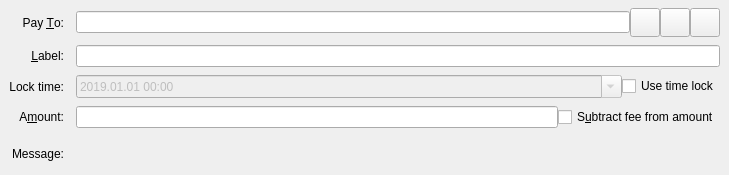
<?xml version="1.0" encoding="UTF-8"?>
<ui version="4.0">
 <class>SendCoinsEntry</class>
 <widget class="QStackedWidget" name="SendCoinsEntry">
  <property name="geometry">
   <rect>
    <x>0</x>
    <y>0</y>
    <width>729</width>
    <height>175</height>
   </rect>
  </property>
  <property name="focusPolicy">
   <enum>Qt::TabFocus</enum>
  </property>
  <property name="autoFillBackground">
   <bool>false</bool>
  </property>
  <widget class="QFrame" name="SendCoins">
   <property name="toolTip">
    <string>This is a normal payment.</string>
   </property>
   <property name="frameShape">
    <enum>QFrame::NoFrame</enum>
   </property>
   <layout class="QGridLayout" name="gridLayout">
    <property name="topMargin">
     <number>8</number>
    </property>
    <property name="bottomMargin">
     <number>4</number>
    </property>
    <property name="horizontalSpacing">
     <number>12</number>
    </property>
    <property name="verticalSpacing">
     <number>8</number>
    </property>
    <item row="3" column="0">
     <widget class="QLabel" name="amountLabel">
      <property name="text">
       <string>A&amp;mount:</string>
      </property>
      <property name="alignment">
       <set>Qt::AlignRight|Qt::AlignTrailing|Qt::AlignVCenter</set>
      </property>
      <property name="buddy">
       <cstring>payAmount</cstring>
      </property>
     </widget>
    </item>
    <item row="4" column="0">
     <widget class="QLabel" name="messageLabel">
      <property name="text">
       <string>Message:</string>
      </property>
      <property name="alignment">
       <set>Qt::AlignRight|Qt::AlignTrailing|Qt::AlignVCenter</set>
      </property>
     </widget>
    </item>
    <item row="2" column="0">
     <widget class="QLabel" name="lockTimeLabel">
      <property name="text">
       <string>Lock time:</string>
      </property>
      <property name="alignment">
       <set>Qt::AlignRight|Qt::AlignTrailing|Qt::AlignVCenter</set>
      </property>
      <property name="buddy">
       <cstring>coinLockTimeLabel</cstring>
      </property>
     </widget>
    </item>
    <item row="0" column="0">
     <widget class="QLabel" name="payToLabel">
      <property name="text">
       <string>Pay &amp;To:</string>
      </property>
      <property name="alignment">
       <set>Qt::AlignRight|Qt::AlignTrailing|Qt::AlignVCenter</set>
      </property>
      <property name="buddy">
       <cstring>payTo</cstring>
      </property>
     </widget>
    </item>
    <item row="4" column="2">
     <widget class="QLabel" name="messageTextLabel">
      <property name="toolTip">
       <string>A message that was attached to the alphacon: URI which will be stored with the transaction for your reference. Note: This message will not be sent over the Alphacon network.</string>
      </property>
      <property name="textFormat">
       <enum>Qt::PlainText</enum>
      </property>
     </widget>
    </item>
    <item row="1" column="2">
     <widget class="QLineEdit" name="addAsLabel">
      <property name="toolTip">
       <string>Enter a label for this address to add it to the list of used addresses</string>
      </property>
     </widget>
    </item>
    <item row="1" column="0">
     <widget class="QLabel" name="labellLabel">
      <property name="text">
       <string>&amp;Label:</string>
      </property>
      <property name="alignment">
       <set>Qt::AlignRight|Qt::AlignTrailing|Qt::AlignVCenter</set>
      </property>
      <property name="buddy">
       <cstring>addAsLabel</cstring>
      </property>
     </widget>
    </item>
    <item row="0" column="2">
     <layout class="QHBoxLayout" name="payToLayout">
      <property name="spacing">
       <number>0</number>
      </property>
      <item>
       <widget class="QValidatedLineEdit" name="payTo">
        <property name="toolTip">
         <string>The Alphacon address to send the payment to</string>
        </property>
       </widget>
      </item>
      <item>
       <widget class="QToolButton" name="addressBookButton">
        <property name="toolTip">
         <string>Choose previously used address</string>
        </property>
        <property name="text">
         <string/>
        </property>
        <property name="icon">
         <iconset resource="../alphacon.qrc">
          <normaloff>:/icons/address-book</normaloff>:/icons/address-book</iconset>
        </property>
        <property name="iconSize">
         <size>
          <width>22</width>
          <height>22</height>
         </size>
        </property>
        <property name="shortcut">
         <string>Alt+A</string>
        </property>
       </widget>
      </item>
      <item>
       <widget class="QToolButton" name="pasteButton">
        <property name="toolTip">
         <string>Paste address from clipboard</string>
        </property>
        <property name="text">
         <string/>
        </property>
        <property name="icon">
         <iconset resource="../alphacon.qrc">
          <normaloff>:/icons/editpaste</normaloff>:/icons/editpaste</iconset>
        </property>
        <property name="iconSize">
         <size>
          <width>22</width>
          <height>22</height>
         </size>
        </property>
        <property name="shortcut">
         <string>Alt+P</string>
        </property>
       </widget>
      </item>
      <item>
       <widget class="QToolButton" name="deleteButton">
        <property name="toolTip">
         <string>Remove this entry</string>
        </property>
        <property name="text">
         <string/>
        </property>
        <property name="icon">
         <iconset resource="../alphacon.qrc">
          <normaloff>:/icons/remove</normaloff>:/icons/remove</iconset>
        </property>
        <property name="iconSize">
         <size>
          <width>22</width>
          <height>22</height>
         </size>
        </property>
       </widget>
      </item>
     </layout>
    </item>
    <item row="3" column="2">
     <layout class="QHBoxLayout" name="horizontalLayoutAmount" stretch="0,0">
      <item>
       <widget class="AlphaconAmountField" name="payAmount"/>
      </item>
      <item>
       <widget class="QCheckBox" name="checkboxSubtractFeeFromAmount">
        <property name="toolTip">
         <string>The fee will be deducted from the amount being sent. The recipient will receive less alphacons than you enter in the amount field. If multiple recipients are selected, the fee is split equally.</string>
        </property>
        <property name="text">
         <string>S&amp;ubtract fee from amount</string>
        </property>
       </widget>
      </item>
     </layout>
    </item>
    <item row="2" column="2">
     <layout class="QHBoxLayout" name="horizontalLayout_9">
      <item>
       <widget class="QDateTimeEdit" name="coinLockTime">
        <property name="enabled">
         <bool>false</bool>
        </property>
        <property name="sizePolicy">
         <sizepolicy hsizetype="Expanding" vsizetype="Fixed">
          <horstretch>0</horstretch>
          <verstretch>0</verstretch>
         </sizepolicy>
        </property>
        <property name="dateTime">
         <datetime>
          <hour>0</hour>
          <minute>0</minute>
          <second>0</second>
          <year>2019</year>
          <month>1</month>
          <day>1</day>
         </datetime>
        </property>
        <property name="minimumDateTime">
         <datetime>
          <hour>0</hour>
          <minute>0</minute>
          <second>0</second>
          <year>1819</year>
          <month>1</month>
          <day>1</day>
         </datetime>
        </property>
        <property name="currentSection">
         <enum>QDateTimeEdit::YearSection</enum>
        </property>
        <property name="displayFormat">
         <string>yyyy.MM.dd HH:mm</string>
        </property>
        <property name="calendarPopup">
         <bool>true</bool>
        </property>
       </widget>
      </item>
      <item>
       <widget class="QCheckBox" name="useLockTime">
        <property name="text">
         <string>Use time lock</string>
        </property>
       </widget>
      </item>
     </layout>
    </item>
   </layout>
  </widget>
  <widget class="QFrame" name="SendCoins_UnauthenticatedPaymentRequest">
   <property name="palette">
    <palette>
     <active>
      <colorrole role="WindowText">
       <brush brushstyle="SolidPattern">
        <color alpha="255">
         <red>0</red>
         <green>0</green>
         <blue>0</blue>
        </color>
       </brush>
      </colorrole>
      <colorrole role="Button">
       <brush brushstyle="SolidPattern">
        <color alpha="255">
         <red>255</red>
         <green>255</green>
         <blue>127</blue>
        </color>
       </brush>
      </colorrole>
      <colorrole role="Light">
       <brush brushstyle="SolidPattern">
        <color alpha="255">
         <red>255</red>
         <green>255</green>
         <blue>255</blue>
        </color>
       </brush>
      </colorrole>
      <colorrole role="Midlight">
       <brush brushstyle="SolidPattern">
        <color alpha="255">
         <red>255</red>
         <green>255</green>
         <blue>191</blue>
        </color>
       </brush>
      </colorrole>
      <colorrole role="Dark">
       <brush brushstyle="SolidPattern">
        <color alpha="255">
         <red>127</red>
         <green>127</green>
         <blue>63</blue>
        </color>
       </brush>
      </colorrole>
      <colorrole role="Mid">
       <brush brushstyle="SolidPattern">
        <color alpha="255">
         <red>170</red>
         <green>170</green>
         <blue>84</blue>
        </color>
       </brush>
      </colorrole>
      <colorrole role="Text">
       <brush brushstyle="SolidPattern">
        <color alpha="255">
         <red>0</red>
         <green>0</green>
         <blue>0</blue>
        </color>
       </brush>
      </colorrole>
      <colorrole role="BrightText">
       <brush brushstyle="SolidPattern">
        <color alpha="255">
         <red>255</red>
         <green>255</green>
         <blue>255</blue>
        </color>
       </brush>
      </colorrole>
      <colorrole role="ButtonText">
       <brush brushstyle="SolidPattern">
        <color alpha="255">
         <red>0</red>
         <green>0</green>
         <blue>0</blue>
        </color>
       </brush>
      </colorrole>
      <colorrole role="Base">
       <brush brushstyle="SolidPattern">
        <color alpha="255">
         <red>255</red>
         <green>255</green>
         <blue>255</blue>
        </color>
       </brush>
      </colorrole>
      <colorrole role="Window">
       <brush brushstyle="SolidPattern">
        <color alpha="255">
         <red>255</red>
         <green>255</green>
         <blue>127</blue>
        </color>
       </brush>
      </colorrole>
      <colorrole role="Shadow">
       <brush brushstyle="SolidPattern">
        <color alpha="255">
         <red>0</red>
         <green>0</green>
         <blue>0</blue>
        </color>
       </brush>
      </colorrole>
      <colorrole role="AlternateBase">
       <brush brushstyle="SolidPattern">
        <color alpha="255">
         <red>255</red>
         <green>255</green>
         <blue>191</blue>
        </color>
       </brush>
      </colorrole>
      <colorrole role="ToolTipBase">
       <brush brushstyle="SolidPattern">
        <color alpha="255">
         <red>255</red>
         <green>255</green>
         <blue>220</blue>
        </color>
       </brush>
      </colorrole>
      <colorrole role="ToolTipText">
       <brush brushstyle="SolidPattern">
        <color alpha="255">
         <red>0</red>
         <green>0</green>
         <blue>0</blue>
        </color>
       </brush>
      </colorrole>
      <colorrole role="PlaceholderText">
       <brush brushstyle="NoBrush">
        <color alpha="128">
         <red>0</red>
         <green>0</green>
         <blue>0</blue>
        </color>
       </brush>
      </colorrole>
     </active>
     <inactive>
      <colorrole role="WindowText">
       <brush brushstyle="SolidPattern">
        <color alpha="255">
         <red>0</red>
         <green>0</green>
         <blue>0</blue>
        </color>
       </brush>
      </colorrole>
      <colorrole role="Button">
       <brush brushstyle="SolidPattern">
        <color alpha="255">
         <red>255</red>
         <green>255</green>
         <blue>127</blue>
        </color>
       </brush>
      </colorrole>
      <colorrole role="Light">
       <brush brushstyle="SolidPattern">
        <color alpha="255">
         <red>255</red>
         <green>255</green>
         <blue>255</blue>
        </color>
       </brush>
      </colorrole>
      <colorrole role="Midlight">
       <brush brushstyle="SolidPattern">
        <color alpha="255">
         <red>255</red>
         <green>255</green>
         <blue>191</blue>
        </color>
       </brush>
      </colorrole>
      <colorrole role="Dark">
       <brush brushstyle="SolidPattern">
        <color alpha="255">
         <red>127</red>
         <green>127</green>
         <blue>63</blue>
        </color>
       </brush>
      </colorrole>
      <colorrole role="Mid">
       <brush brushstyle="SolidPattern">
        <color alpha="255">
         <red>170</red>
         <green>170</green>
         <blue>84</blue>
        </color>
       </brush>
      </colorrole>
      <colorrole role="Text">
       <brush brushstyle="SolidPattern">
        <color alpha="255">
         <red>0</red>
         <green>0</green>
         <blue>0</blue>
        </color>
       </brush>
      </colorrole>
      <colorrole role="BrightText">
       <brush brushstyle="SolidPattern">
        <color alpha="255">
         <red>255</red>
         <green>255</green>
         <blue>255</blue>
        </color>
       </brush>
      </colorrole>
      <colorrole role="ButtonText">
       <brush brushstyle="SolidPattern">
        <color alpha="255">
         <red>0</red>
         <green>0</green>
         <blue>0</blue>
        </color>
       </brush>
      </colorrole>
      <colorrole role="Base">
       <brush brushstyle="SolidPattern">
        <color alpha="255">
         <red>255</red>
         <green>255</green>
         <blue>255</blue>
        </color>
       </brush>
      </colorrole>
      <colorrole role="Window">
       <brush brushstyle="SolidPattern">
        <color alpha="255">
         <red>255</red>
         <green>255</green>
         <blue>127</blue>
        </color>
       </brush>
      </colorrole>
      <colorrole role="Shadow">
       <brush brushstyle="SolidPattern">
        <color alpha="255">
         <red>0</red>
         <green>0</green>
         <blue>0</blue>
        </color>
       </brush>
      </colorrole>
      <colorrole role="AlternateBase">
       <brush brushstyle="SolidPattern">
        <color alpha="255">
         <red>255</red>
         <green>255</green>
         <blue>191</blue>
        </color>
       </brush>
      </colorrole>
      <colorrole role="ToolTipBase">
       <brush brushstyle="SolidPattern">
        <color alpha="255">
         <red>255</red>
         <green>255</green>
         <blue>220</blue>
        </color>
       </brush>
      </colorrole>
      <colorrole role="ToolTipText">
       <brush brushstyle="SolidPattern">
        <color alpha="255">
         <red>0</red>
         <green>0</green>
         <blue>0</blue>
        </color>
       </brush>
      </colorrole>
      <colorrole role="PlaceholderText">
       <brush brushstyle="NoBrush">
        <color alpha="128">
         <red>0</red>
         <green>0</green>
         <blue>0</blue>
        </color>
       </brush>
      </colorrole>
     </inactive>
     <disabled>
      <colorrole role="WindowText">
       <brush brushstyle="SolidPattern">
        <color alpha="255">
         <red>127</red>
         <green>127</green>
         <blue>63</blue>
        </color>
       </brush>
      </colorrole>
      <colorrole role="Button">
       <brush brushstyle="SolidPattern">
        <color alpha="255">
         <red>255</red>
         <green>255</green>
         <blue>127</blue>
        </color>
       </brush>
      </colorrole>
      <colorrole role="Light">
       <brush brushstyle="SolidPattern">
        <color alpha="255">
         <red>255</red>
         <green>255</green>
         <blue>255</blue>
        </color>
       </brush>
      </colorrole>
      <colorrole role="Midlight">
       <brush brushstyle="SolidPattern">
        <color alpha="255">
         <red>255</red>
         <green>255</green>
         <blue>191</blue>
        </color>
       </brush>
      </colorrole>
      <colorrole role="Dark">
       <brush brushstyle="SolidPattern">
        <color alpha="255">
         <red>127</red>
         <green>127</green>
         <blue>63</blue>
        </color>
       </brush>
      </colorrole>
      <colorrole role="Mid">
       <brush brushstyle="SolidPattern">
        <color alpha="255">
         <red>170</red>
         <green>170</green>
         <blue>84</blue>
        </color>
       </brush>
      </colorrole>
      <colorrole role="Text">
       <brush brushstyle="SolidPattern">
        <color alpha="255">
         <red>127</red>
         <green>127</green>
         <blue>63</blue>
        </color>
       </brush>
      </colorrole>
      <colorrole role="BrightText">
       <brush brushstyle="SolidPattern">
        <color alpha="255">
         <red>255</red>
         <green>255</green>
         <blue>255</blue>
        </color>
       </brush>
      </colorrole>
      <colorrole role="ButtonText">
       <brush brushstyle="SolidPattern">
        <color alpha="255">
         <red>127</red>
         <green>127</green>
         <blue>63</blue>
        </color>
       </brush>
      </colorrole>
      <colorrole role="Base">
       <brush brushstyle="SolidPattern">
        <color alpha="255">
         <red>255</red>
         <green>255</green>
         <blue>127</blue>
        </color>
       </brush>
      </colorrole>
      <colorrole role="Window">
       <brush brushstyle="SolidPattern">
        <color alpha="255">
         <red>255</red>
         <green>255</green>
         <blue>127</blue>
        </color>
       </brush>
      </colorrole>
      <colorrole role="Shadow">
       <brush brushstyle="SolidPattern">
        <color alpha="255">
         <red>0</red>
         <green>0</green>
         <blue>0</blue>
        </color>
       </brush>
      </colorrole>
      <colorrole role="AlternateBase">
       <brush brushstyle="SolidPattern">
        <color alpha="255">
         <red>255</red>
         <green>255</green>
         <blue>127</blue>
        </color>
       </brush>
      </colorrole>
      <colorrole role="ToolTipBase">
       <brush brushstyle="SolidPattern">
        <color alpha="255">
         <red>255</red>
         <green>255</green>
         <blue>220</blue>
        </color>
       </brush>
      </colorrole>
      <colorrole role="ToolTipText">
       <brush brushstyle="SolidPattern">
        <color alpha="255">
         <red>0</red>
         <green>0</green>
         <blue>0</blue>
        </color>
       </brush>
      </colorrole>
      <colorrole role="PlaceholderText">
       <brush brushstyle="NoBrush">
        <color alpha="128">
         <red>0</red>
         <green>0</green>
         <blue>0</blue>
        </color>
       </brush>
      </colorrole>
     </disabled>
    </palette>
   </property>
   <property name="toolTip">
    <string>This is an unauthenticated payment request.</string>
   </property>
   <property name="autoFillBackground">
    <bool>true</bool>
   </property>
   <property name="frameShape">
    <enum>QFrame::NoFrame</enum>
   </property>
   <layout class="QGridLayout" name="gridLayout_is">
    <property name="spacing">
     <number>12</number>
    </property>
    <item row="0" column="0">
     <widget class="QLabel" name="payToLabel_is">
      <property name="text">
       <string>Pay To:</string>
      </property>
      <property name="alignment">
       <set>Qt::AlignRight|Qt::AlignTrailing|Qt::AlignVCenter</set>
      </property>
     </widget>
    </item>
    <item row="0" column="1">
     <layout class="QHBoxLayout" name="payToLayout_is">
      <property name="spacing">
       <number>0</number>
      </property>
      <item>
       <widget class="QLabel" name="payTo_is"/>
      </item>
      <item>
       <widget class="QToolButton" name="deleteButton_is">
        <property name="toolTip">
         <string>Remove this entry</string>
        </property>
        <property name="text">
         <string/>
        </property>
        <property name="icon">
         <iconset resource="../alphacon.qrc">
          <normaloff>:/icons/remove</normaloff>:/icons/remove</iconset>
        </property>
       </widget>
      </item>
     </layout>
    </item>
    <item row="1" column="0">
     <widget class="QLabel" name="memoLabel_is">
      <property name="text">
       <string>Memo:</string>
      </property>
      <property name="alignment">
       <set>Qt::AlignRight|Qt::AlignTrailing|Qt::AlignVCenter</set>
      </property>
     </widget>
    </item>
    <item row="1" column="1">
     <widget class="QLabel" name="memoTextLabel_is">
      <property name="textFormat">
       <enum>Qt::PlainText</enum>
      </property>
     </widget>
    </item>
    <item row="3" column="0">
     <widget class="QLabel" name="amountLabel_is">
      <property name="text">
       <string>A&amp;mount:</string>
      </property>
      <property name="alignment">
       <set>Qt::AlignRight|Qt::AlignTrailing|Qt::AlignVCenter</set>
      </property>
      <property name="buddy">
       <cstring>payAmount_is</cstring>
      </property>
     </widget>
    </item>
    <item row="3" column="1">
     <widget class="AlphaconAmountField" name="payAmount_is">
      <property name="acceptDrops">
       <bool>false</bool>
      </property>
     </widget>
    </item>
   </layout>
  </widget>
  <widget class="QFrame" name="SendCoins_AuthenticatedPaymentRequest">
   <property name="palette">
    <palette>
     <active>
      <colorrole role="WindowText">
       <brush brushstyle="SolidPattern">
        <color alpha="255">
         <red>0</red>
         <green>0</green>
         <blue>0</blue>
        </color>
       </brush>
      </colorrole>
      <colorrole role="Button">
       <brush brushstyle="SolidPattern">
        <color alpha="255">
         <red>140</red>
         <green>232</green>
         <blue>119</blue>
        </color>
       </brush>
      </colorrole>
      <colorrole role="Light">
       <brush brushstyle="SolidPattern">
        <color alpha="255">
         <red>230</red>
         <green>255</green>
         <blue>224</blue>
        </color>
       </brush>
      </colorrole>
      <colorrole role="Midlight">
       <brush brushstyle="SolidPattern">
        <color alpha="255">
         <red>185</red>
         <green>243</green>
         <blue>171</blue>
        </color>
       </brush>
      </colorrole>
      <colorrole role="Dark">
       <brush brushstyle="SolidPattern">
        <color alpha="255">
         <red>70</red>
         <green>116</green>
         <blue>59</blue>
        </color>
       </brush>
      </colorrole>
      <colorrole role="Mid">
       <brush brushstyle="SolidPattern">
        <color alpha="255">
         <red>93</red>
         <green>155</green>
         <blue>79</blue>
        </color>
       </brush>
      </colorrole>
      <colorrole role="Text">
       <brush brushstyle="SolidPattern">
        <color alpha="255">
         <red>0</red>
         <green>0</green>
         <blue>0</blue>
        </color>
       </brush>
      </colorrole>
      <colorrole role="BrightText">
       <brush brushstyle="SolidPattern">
        <color alpha="255">
         <red>155</red>
         <green>255</green>
         <blue>147</blue>
        </color>
       </brush>
      </colorrole>
      <colorrole role="ButtonText">
       <brush brushstyle="SolidPattern">
        <color alpha="255">
         <red>0</red>
         <green>0</green>
         <blue>0</blue>
        </color>
       </brush>
      </colorrole>
      <colorrole role="Base">
       <brush brushstyle="SolidPattern">
        <color alpha="255">
         <red>119</red>
         <green>255</green>
         <blue>233</blue>
        </color>
       </brush>
      </colorrole>
      <colorrole role="Window">
       <brush brushstyle="SolidPattern">
        <color alpha="255">
         <red>140</red>
         <green>232</green>
         <blue>119</blue>
        </color>
       </brush>
      </colorrole>
      <colorrole role="Shadow">
       <brush brushstyle="SolidPattern">
        <color alpha="255">
         <red>0</red>
         <green>0</green>
         <blue>0</blue>
        </color>
       </brush>
      </colorrole>
      <colorrole role="AlternateBase">
       <brush brushstyle="SolidPattern">
        <color alpha="255">
         <red>197</red>
         <green>243</green>
         <blue>187</blue>
        </color>
       </brush>
      </colorrole>
      <colorrole role="NoRole">
       <brush brushstyle="SolidPattern">
        <color alpha="255">
         <red>125</red>
         <green>194</green>
         <blue>122</blue>
        </color>
       </brush>
      </colorrole>
      <colorrole role="ToolTipBase">
       <brush brushstyle="SolidPattern">
        <color alpha="255">
         <red>255</red>
         <green>255</green>
         <blue>220</blue>
        </color>
       </brush>
      </colorrole>
      <colorrole role="ToolTipText">
       <brush brushstyle="SolidPattern">
        <color alpha="255">
         <red>0</red>
         <green>0</green>
         <blue>0</blue>
        </color>
       </brush>
      </colorrole>
      <colorrole role="PlaceholderText">
       <brush brushstyle="NoBrush">
        <color alpha="128">
         <red>0</red>
         <green>0</green>
         <blue>0</blue>
        </color>
       </brush>
      </colorrole>
     </active>
     <inactive>
      <colorrole role="WindowText">
       <brush brushstyle="SolidPattern">
        <color alpha="255">
         <red>0</red>
         <green>0</green>
         <blue>0</blue>
        </color>
       </brush>
      </colorrole>
      <colorrole role="Button">
       <brush brushstyle="SolidPattern">
        <color alpha="255">
         <red>140</red>
         <green>232</green>
         <blue>119</blue>
        </color>
       </brush>
      </colorrole>
      <colorrole role="Light">
       <brush brushstyle="SolidPattern">
        <color alpha="255">
         <red>230</red>
         <green>255</green>
         <blue>224</blue>
        </color>
       </brush>
      </colorrole>
      <colorrole role="Midlight">
       <brush brushstyle="SolidPattern">
        <color alpha="255">
         <red>185</red>
         <green>243</green>
         <blue>171</blue>
        </color>
       </brush>
      </colorrole>
      <colorrole role="Dark">
       <brush brushstyle="SolidPattern">
        <color alpha="255">
         <red>70</red>
         <green>116</green>
         <blue>59</blue>
        </color>
       </brush>
      </colorrole>
      <colorrole role="Mid">
       <brush brushstyle="SolidPattern">
        <color alpha="255">
         <red>93</red>
         <green>155</green>
         <blue>79</blue>
        </color>
       </brush>
      </colorrole>
      <colorrole role="Text">
       <brush brushstyle="SolidPattern">
        <color alpha="255">
         <red>0</red>
         <green>0</green>
         <blue>0</blue>
        </color>
       </brush>
      </colorrole>
      <colorrole role="BrightText">
       <brush brushstyle="SolidPattern">
        <color alpha="255">
         <red>155</red>
         <green>255</green>
         <blue>147</blue>
        </color>
       </brush>
      </colorrole>
      <colorrole role="ButtonText">
       <brush brushstyle="SolidPattern">
        <color alpha="255">
         <red>0</red>
         <green>0</green>
         <blue>0</blue>
        </color>
       </brush>
      </colorrole>
      <colorrole role="Base">
       <brush brushstyle="SolidPattern">
        <color alpha="255">
         <red>119</red>
         <green>255</green>
         <blue>233</blue>
        </color>
       </brush>
      </colorrole>
      <colorrole role="Window">
       <brush brushstyle="SolidPattern">
        <color alpha="255">
         <red>140</red>
         <green>232</green>
         <blue>119</blue>
        </color>
       </brush>
      </colorrole>
      <colorrole role="Shadow">
       <brush brushstyle="SolidPattern">
        <color alpha="255">
         <red>0</red>
         <green>0</green>
         <blue>0</blue>
        </color>
       </brush>
      </colorrole>
      <colorrole role="AlternateBase">
       <brush brushstyle="SolidPattern">
        <color alpha="255">
         <red>197</red>
         <green>243</green>
         <blue>187</blue>
        </color>
       </brush>
      </colorrole>
      <colorrole role="NoRole">
       <brush brushstyle="SolidPattern">
        <color alpha="255">
         <red>125</red>
         <green>194</green>
         <blue>122</blue>
        </color>
       </brush>
      </colorrole>
      <colorrole role="ToolTipBase">
       <brush brushstyle="SolidPattern">
        <color alpha="255">
         <red>255</red>
         <green>255</green>
         <blue>220</blue>
        </color>
       </brush>
      </colorrole>
      <colorrole role="ToolTipText">
       <brush brushstyle="SolidPattern">
        <color alpha="255">
         <red>0</red>
         <green>0</green>
         <blue>0</blue>
        </color>
       </brush>
      </colorrole>
      <colorrole role="PlaceholderText">
       <brush brushstyle="NoBrush">
        <color alpha="128">
         <red>0</red>
         <green>0</green>
         <blue>0</blue>
        </color>
       </brush>
      </colorrole>
     </inactive>
     <disabled>
      <colorrole role="WindowText">
       <brush brushstyle="SolidPattern">
        <color alpha="255">
         <red>70</red>
         <green>116</green>
         <blue>59</blue>
        </color>
       </brush>
      </colorrole>
      <colorrole role="Button">
       <brush brushstyle="SolidPattern">
        <color alpha="255">
         <red>140</red>
         <green>232</green>
         <blue>119</blue>
        </color>
       </brush>
      </colorrole>
      <colorrole role="Light">
       <brush brushstyle="SolidPattern">
        <color alpha="255">
         <red>230</red>
         <green>255</green>
         <blue>224</blue>
        </color>
       </brush>
      </colorrole>
      <colorrole role="Midlight">
       <brush brushstyle="SolidPattern">
        <color alpha="255">
         <red>185</red>
         <green>243</green>
         <blue>171</blue>
        </color>
       </brush>
      </colorrole>
      <colorrole role="Dark">
       <brush brushstyle="SolidPattern">
        <color alpha="255">
         <red>70</red>
         <green>116</green>
         <blue>59</blue>
        </color>
       </brush>
      </colorrole>
      <colorrole role="Mid">
       <brush brushstyle="SolidPattern">
        <color alpha="255">
         <red>93</red>
         <green>155</green>
         <blue>79</blue>
        </color>
       </brush>
      </colorrole>
      <colorrole role="Text">
       <brush brushstyle="SolidPattern">
        <color alpha="255">
         <red>70</red>
         <green>116</green>
         <blue>59</blue>
        </color>
       </brush>
      </colorrole>
      <colorrole role="BrightText">
       <brush brushstyle="SolidPattern">
        <color alpha="255">
         <red>155</red>
         <green>255</green>
         <blue>147</blue>
        </color>
       </brush>
      </colorrole>
      <colorrole role="ButtonText">
       <brush brushstyle="SolidPattern">
        <color alpha="255">
         <red>70</red>
         <green>116</green>
         <blue>59</blue>
        </color>
       </brush>
      </colorrole>
      <colorrole role="Base">
       <brush brushstyle="SolidPattern">
        <color alpha="255">
         <red>140</red>
         <green>232</green>
         <blue>119</blue>
        </color>
       </brush>
      </colorrole>
      <colorrole role="Window">
       <brush brushstyle="SolidPattern">
        <color alpha="255">
         <red>140</red>
         <green>232</green>
         <blue>119</blue>
        </color>
       </brush>
      </colorrole>
      <colorrole role="Shadow">
       <brush brushstyle="SolidPattern">
        <color alpha="255">
         <red>0</red>
         <green>0</green>
         <blue>0</blue>
        </color>
       </brush>
      </colorrole>
      <colorrole role="AlternateBase">
       <brush brushstyle="SolidPattern">
        <color alpha="255">
         <red>140</red>
         <green>232</green>
         <blue>119</blue>
        </color>
       </brush>
      </colorrole>
      <colorrole role="NoRole">
       <brush brushstyle="SolidPattern">
        <color alpha="255">
         <red>125</red>
         <green>194</green>
         <blue>122</blue>
        </color>
       </brush>
      </colorrole>
      <colorrole role="ToolTipBase">
       <brush brushstyle="SolidPattern">
        <color alpha="255">
         <red>255</red>
         <green>255</green>
         <blue>220</blue>
        </color>
       </brush>
      </colorrole>
      <colorrole role="ToolTipText">
       <brush brushstyle="SolidPattern">
        <color alpha="255">
         <red>0</red>
         <green>0</green>
         <blue>0</blue>
        </color>
       </brush>
      </colorrole>
      <colorrole role="PlaceholderText">
       <brush brushstyle="NoBrush">
        <color alpha="128">
         <red>0</red>
         <green>0</green>
         <blue>0</blue>
        </color>
       </brush>
      </colorrole>
     </disabled>
    </palette>
   </property>
   <property name="toolTip">
    <string>This is an authenticated payment request.</string>
   </property>
   <property name="autoFillBackground">
    <bool>true</bool>
   </property>
   <property name="frameShape">
    <enum>QFrame::NoFrame</enum>
   </property>
   <layout class="QGridLayout" name="gridLayout_s">
    <property name="spacing">
     <number>12</number>
    </property>
    <item row="0" column="0">
     <widget class="QLabel" name="payToLabel_s">
      <property name="text">
       <string>Pay To:</string>
      </property>
      <property name="alignment">
       <set>Qt::AlignRight|Qt::AlignTrailing|Qt::AlignVCenter</set>
      </property>
     </widget>
    </item>
    <item row="0" column="1">
     <layout class="QHBoxLayout" name="payToLayout_s">
      <property name="spacing">
       <number>0</number>
      </property>
      <item>
       <widget class="QLabel" name="payTo_s">
        <property name="textFormat">
         <enum>Qt::PlainText</enum>
        </property>
       </widget>
      </item>
      <item>
       <widget class="QToolButton" name="deleteButton_s">
        <property name="toolTip">
         <string>Remove this entry</string>
        </property>
        <property name="text">
         <string/>
        </property>
        <property name="icon">
         <iconset resource="../alphacon.qrc">
          <normaloff>:/icons/remove</normaloff>:/icons/remove</iconset>
        </property>
       </widget>
      </item>
     </layout>
    </item>
    <item row="1" column="0">
     <widget class="QLabel" name="memoLabel_s">
      <property name="text">
       <string>Memo:</string>
      </property>
      <property name="alignment">
       <set>Qt::AlignRight|Qt::AlignTrailing|Qt::AlignVCenter</set>
      </property>
     </widget>
    </item>
    <item row="1" column="1">
     <widget class="QLabel" name="memoTextLabel_s">
      <property name="textFormat">
       <enum>Qt::PlainText</enum>
      </property>
     </widget>
    </item>
    <item row="3" column="0">
     <widget class="QLabel" name="amountLabel_s">
      <property name="text">
       <string>A&amp;mount:</string>
      </property>
      <property name="alignment">
       <set>Qt::AlignRight|Qt::AlignTrailing|Qt::AlignVCenter</set>
      </property>
      <property name="buddy">
       <cstring>payAmount_s</cstring>
      </property>
     </widget>
    </item>
    <item row="3" column="1">
     <widget class="AlphaconAmountField" name="payAmount_s">
      <property name="acceptDrops">
       <bool>false</bool>
      </property>
     </widget>
    </item>
   </layout>
  </widget>
 </widget>
 <customwidgets>
  <customwidget>
   <class>QValidatedLineEdit</class>
   <extends>QLineEdit</extends>
   <header>qvalidatedlineedit.h</header>
  </customwidget>
  <customwidget>
   <class>AlphaconAmountField</class>
   <extends>QLineEdit</extends>
   <header>alphaconamountfield.h</header>
   <container>1</container>
  </customwidget>
 </customwidgets>
 <tabstops>
  <tabstop>payTo</tabstop>
  <tabstop>addressBookButton</tabstop>
  <tabstop>pasteButton</tabstop>
  <tabstop>deleteButton</tabstop>
  <tabstop>addAsLabel</tabstop>
  <tabstop>payAmount</tabstop>
  <tabstop>payAmount_is</tabstop>
  <tabstop>deleteButton_is</tabstop>
  <tabstop>payAmount_s</tabstop>
  <tabstop>deleteButton_s</tabstop>
 </tabstops>
 <resources>
  <include location="../alphacon.qrc"/>
 </resources>
 <connections/>
</ui>
